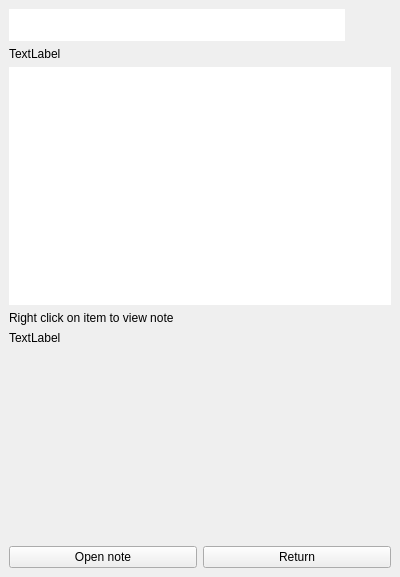
<?xml version="1.0" encoding="UTF-8"?>
<ui version="4.0">
 <class>Qnotero</class>
 <widget class="QMainWindow" name="Qnotero">
  <property name="geometry">
   <rect>
    <x>0</x>
    <y>0</y>
    <width>400</width>
    <height>577</height>
   </rect>
  </property>
  <property name="minimumSize">
   <size>
    <width>400</width>
    <height>0</height>
   </size>
  </property>
  <property name="windowTitle">
   <string>Qnotero</string>
  </property>
  <widget class="QWidget" name="centralwidget">
   <layout class="QVBoxLayout" name="verticalLayout">
    <item>
     <widget class="QWidget" name="widgetSearch" native="true">
      <property name="sizePolicy">
       <sizepolicy hsizetype="Preferred" vsizetype="Fixed">
        <horstretch>0</horstretch>
        <verstretch>0</verstretch>
       </sizepolicy>
      </property>
      <layout class="QHBoxLayout" name="horizontalLayout">
       <property name="margin">
        <number>0</number>
       </property>
       <item>
        <widget class="QnoteroQuery" name="lineEditQuery">
         <property name="minimumSize">
          <size>
           <width>0</width>
           <height>32</height>
          </size>
         </property>
         <property name="frame">
          <bool>false</bool>
         </property>
        </widget>
       </item>
       <item>
        <widget class="QPushButton" name="pushButtonSearch">
         <property name="text">
          <string/>
         </property>
         <property name="iconSize">
          <size>
           <width>32</width>
           <height>32</height>
          </size>
         </property>
         <property name="flat">
          <bool>true</bool>
         </property>
        </widget>
       </item>
      </layout>
     </widget>
    </item>
    <item>
     <widget class="QLabel" name="labelResultMsg">
      <property name="sizePolicy">
       <sizepolicy hsizetype="Preferred" vsizetype="Fixed">
        <horstretch>0</horstretch>
        <verstretch>0</verstretch>
       </sizepolicy>
      </property>
      <property name="text">
       <string>TextLabel</string>
      </property>
     </widget>
    </item>
    <item>
     <widget class="QnoteroResults" name="listWidgetResults">
      <property name="frameShape">
       <enum>QFrame::NoFrame</enum>
      </property>
      <property name="dragEnabled">
       <bool>true</bool>
      </property>
      <property name="dragDropMode">
       <enum>QAbstractItemView::DragOnly</enum>
      </property>
      <property name="defaultDropAction">
       <enum>Qt::CopyAction</enum>
      </property>
     </widget>
    </item>
    <item>
     <widget class="QLabel" name="labelNoteAvailable">
      <property name="text">
       <string>Right click on item to view note</string>
      </property>
     </widget>
    </item>
    <item>
     <widget class="QWidget" name="widgetNote" native="true">
      <layout class="QVBoxLayout" name="verticalLayout_2">
       <property name="margin">
        <number>0</number>
       </property>
       <item>
        <widget class="QLabel" name="labelNote">
         <property name="sizePolicy">
          <sizepolicy hsizetype="Preferred" vsizetype="Expanding">
           <horstretch>0</horstretch>
           <verstretch>0</verstretch>
          </sizepolicy>
         </property>
         <property name="text">
          <string>TextLabel</string>
         </property>
         <property name="textFormat">
          <enum>Qt::RichText</enum>
         </property>
         <property name="alignment">
          <set>Qt::AlignLeading|Qt::AlignLeft|Qt::AlignTop</set>
         </property>
         <property name="wordWrap">
          <bool>true</bool>
         </property>
        </widget>
       </item>
       <item>
        <widget class="QWidget" name="widget" native="true">
         <property name="sizePolicy">
          <sizepolicy hsizetype="Preferred" vsizetype="Fixed">
           <horstretch>0</horstretch>
           <verstretch>0</verstretch>
          </sizepolicy>
         </property>
         <layout class="QHBoxLayout" name="horizontalLayout_2">
          <property name="margin">
           <number>0</number>
          </property>
          <item>
           <widget class="QPushButton" name="pushButtonOpenNote">
            <property name="text">
             <string>Open note</string>
            </property>
           </widget>
          </item>
          <item>
           <widget class="QPushButton" name="pushButtonReturnFromNote">
            <property name="text">
             <string>Return</string>
            </property>
           </widget>
          </item>
         </layout>
        </widget>
       </item>
      </layout>
     </widget>
    </item>
   </layout>
  </widget>
 </widget>
 <customwidgets>
  <customwidget>
   <class>QnoteroResults</class>
   <extends>QListWidget</extends>
   <header>libqnotero/qnoteroResults.h</header>
  </customwidget>
  <customwidget>
   <class>QnoteroQuery</class>
   <extends>QLineEdit</extends>
   <header>libqnotero/qnoteroQuery.h</header>
  </customwidget>
 </customwidgets>
 <resources/>
 <connections>
  <connection>
   <sender>pushButtonReturnFromNote</sender>
   <signal>clicked()</signal>
   <receiver>listWidgetResults</receiver>
   <slot>show()</slot>
   <hints>
    <hint type="sourcelabel">
     <x>296</x>
     <y>555</y>
    </hint>
    <hint type="destinationlabel">
     <x>199</x>
     <y>302</y>
    </hint>
   </hints>
  </connection>
  <connection>
   <sender>pushButtonReturnFromNote</sender>
   <signal>clicked()</signal>
   <receiver>widgetNote</receiver>
   <slot>hide()</slot>
   <hints>
    <hint type="sourcelabel">
     <x>296</x>
     <y>555</y>
    </hint>
    <hint type="destinationlabel">
     <x>199</x>
     <y>544</y>
    </hint>
   </hints>
  </connection>
 </connections>
</ui>
